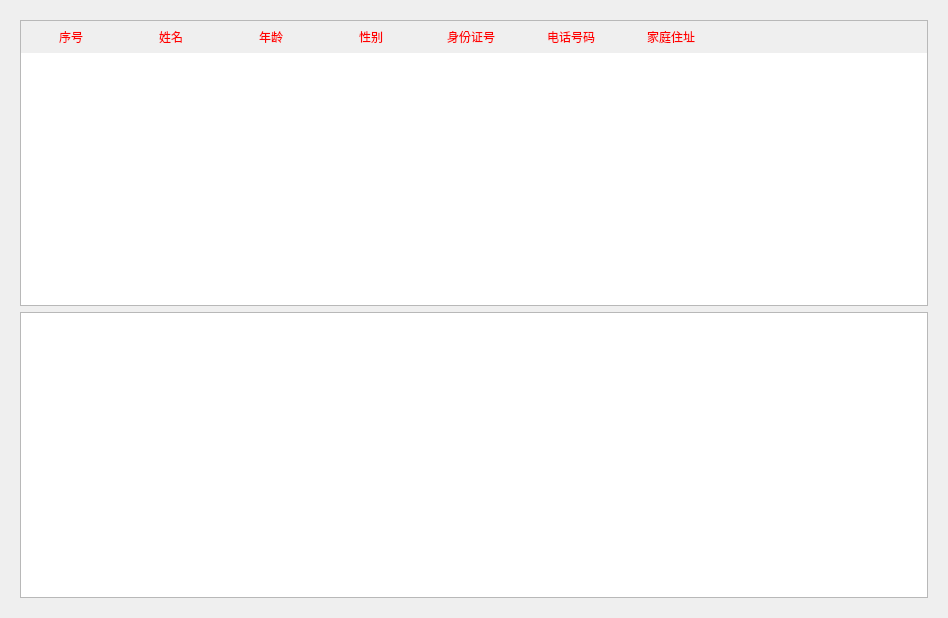
<?xml version="1.0" encoding="UTF-8"?>
<ui version="4.0">
 <class>SampleQTableWidget</class>
 <widget class="QWidget" name="SampleQTableWidget">
  <property name="geometry">
   <rect>
    <x>0</x>
    <y>0</y>
    <width>948</width>
    <height>618</height>
   </rect>
  </property>
  <property name="windowTitle">
   <string>SampleQTableWidget</string>
  </property>
  <layout class="QGridLayout" name="gridLayout">
   <item row="0" column="0">
    <widget class="QWidget" name="widget" native="true">
     <property name="styleSheet">
      <string notr="true"/>
     </property>
     <layout class="QGridLayout" name="gridLayout_2">
      <item row="0" column="0">
       <widget class="QTableWidget" name="tableWidget">
        <property name="styleSheet">
         <string notr="true">QHeaderView::section {
    color: red;
    padding: 4px;
    height:24px;
    border: 0px solid #567dbc;
    border-left:0px;
    border-right:0px;
    background: rgba(0, 0, 0, 0);
} </string>
        </property>
        <column>
         <property name="text">
          <string>序号</string>
         </property>
        </column>
        <column>
         <property name="text">
          <string>姓名</string>
         </property>
        </column>
        <column>
         <property name="text">
          <string>年龄</string>
         </property>
        </column>
        <column>
         <property name="text">
          <string>性别</string>
         </property>
        </column>
        <column>
         <property name="text">
          <string>身份证号</string>
         </property>
        </column>
        <column>
         <property name="text">
          <string>电话号码</string>
         </property>
        </column>
        <column>
         <property name="text">
          <string>家庭住址</string>
         </property>
        </column>
       </widget>
      </item>
      <item row="1" column="0">
       <widget class="QTextBrowser" name="textBrowser"/>
      </item>
     </layout>
    </widget>
   </item>
  </layout>
 </widget>
 <resources/>
 <connections/>
</ui>
